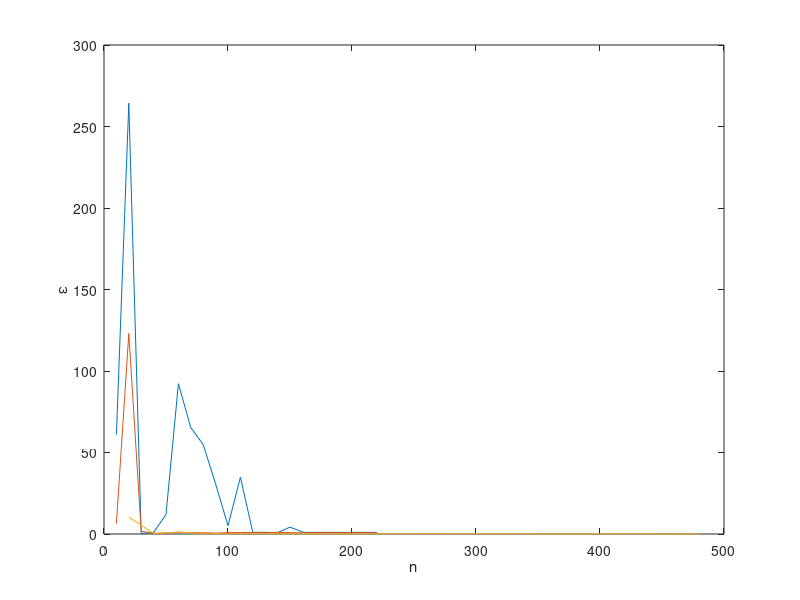
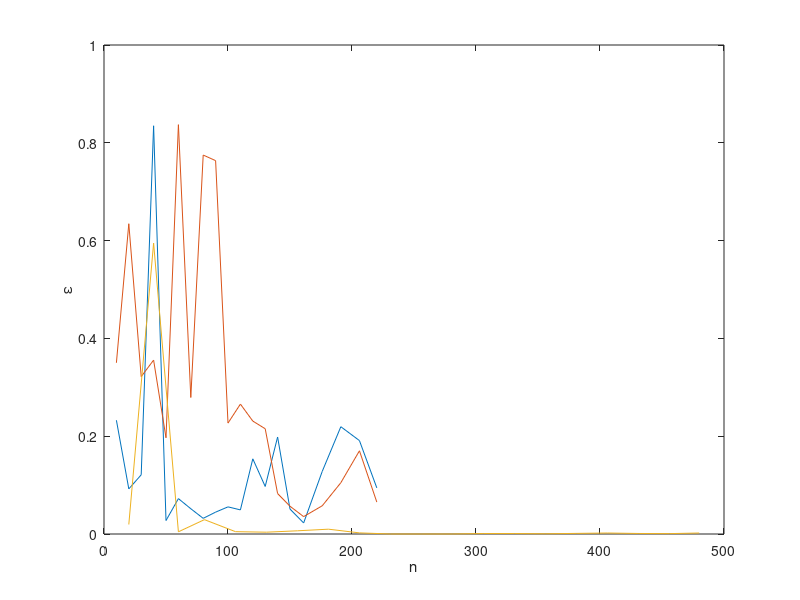
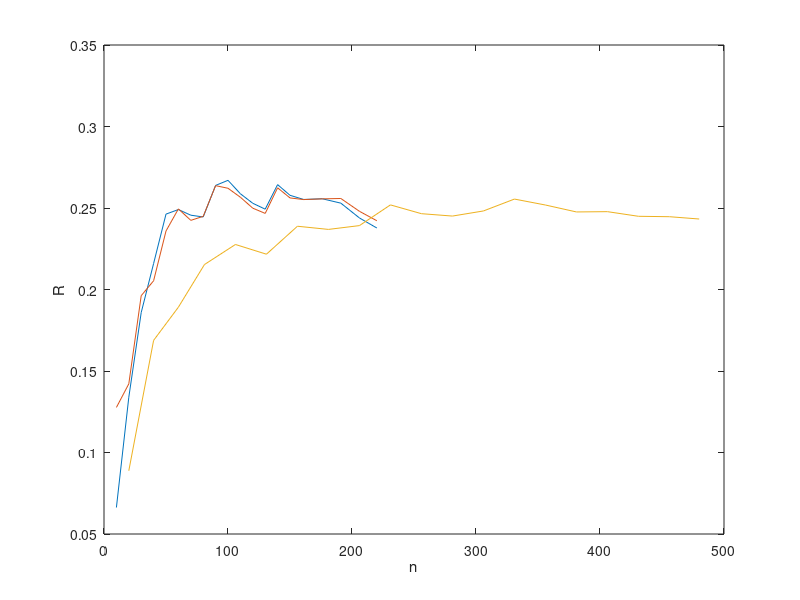

These charts were generated, in order, by the following MATLAB code:
%big_block = csvread('columnarity_results/columnarity_undistorted.csv');
big_block = csvread('columnarity_results/columnarity_distorted.csv');

block_1 = big_block(big_block(:, 5) == 1, :);
block_2 = big_block(big_block(:, 5) == 2, :);
block_3 = big_block(big_block(:, 5) == 3, :);

findings_f_1 = block_1(:, 1);
findings_k_1 = block_1(:, 2);
findings_r_1 = block_1(:, 3);
n_1 = block_1(:, 4);
findings_f_2 = block_2(:, 1);
findings_k_2 = block_2(:, 2);
findings_r_2 = block_2(:, 3);
n_2 = block_2(:, 4);
findings_f_3 = block_3(:, 1);
findings_k_3 = block_3(:, 2);
findings_r_3 = block_3(:, 3);
n_3 = block_3(:, 4);

gt_fov_x = deg2rad(60.0);
focal_x = 320.0 / tan(0.5 * gt_fov_x);

findings_r_1 = findings_r_1 ./ n_1;
findings_f_1 = abs((findings_f_1 - focal_x) / focal_x);
findings_k_1 = abs((findings_k_1 - 0.1) / 0.1);
findings_r_2 = findings_r_2 ./ n_2;
findings_f_2 = abs((findings_f_2 - focal_x) / focal_x);
findings_k_2 = abs((findings_k_2 - 0.1) / 0.1);
findings_r_3 = findings_r_3 ./ n_3;
findings_f_3 = abs((findings_f_3 - focal_x) / focal_x);
findings_k_3 = abs((findings_k_3 - 0.1) / 0.1);

figure('Name', 'Distortion');
plot(n_1, abs(findings_k_1));
hold on;
plot(n_2, abs(findings_k_2));
plot(n_3, abs(findings_k_3));
xlabel 'n';
%ylabel 'k';
ylabel '\epsilon';

figure('Name', 'Focal');
plot(n_1, abs(findings_f_1));
hold on;
plot(n_2, abs(findings_f_2));
plot(n_3, abs(findings_f_3));
xlabel 'n';
ylabel '\epsilon';

figure('Name', 'Reprojection');
plot(n_1, abs(findings_r_1));
hold on;
plot(n_2, abs(findings_r_2));
plot(n_3, abs(findings_r_3));
xlabel 'n';
ylabel 'R';